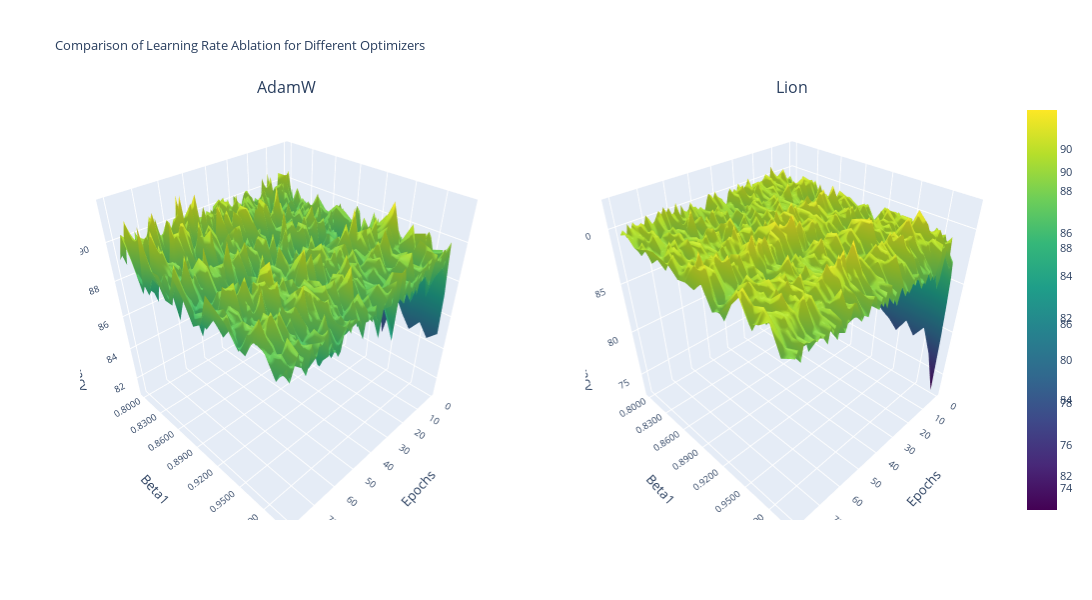
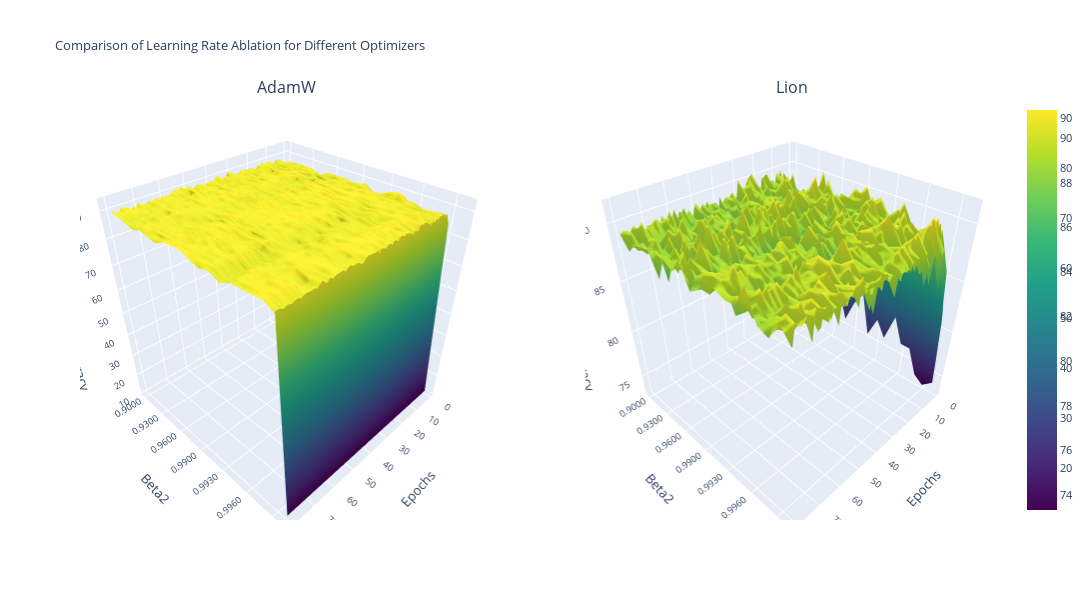

The notebook cell these images were saved under, in order:
### Code cell
import json
import numpy as np
import plotly.graph_objs as go
from plotly.subplots import make_subplots

file_names = [
    "adamWbeta1_momentum_ablation_valid_accuracy.json",
    "lionbeta1_momentum_ablation_valid_accuracy.json",
    "adamWbeta2_momentum_ablation_valid_accuracy.json",
    "lionbeta2_momentum_ablation_valid_accuracy.json",
]


# Create a subplot with 1 row and 2 columns
fig = make_subplots(rows=1, cols=2, subplot_titles=["AdamW", "Lion"], 
                    specs=[[{'type': 'surface'}, {'type': 'surface'}]])

for index, file_name in enumerate(file_names[:2]):  # Take the first two files for demonstration
    with open(file_name, 'r') as file:
        data = json.load(file)

    title_info = file_name.split("_")
    optimizer = title_info[0]
    metric = title_info[-2]

    accuracy_data = np.array([values for lr, values in data.items()])
    epochs = np.arange(1, len(accuracy_data[0]) + 1)
    learning_rates = np.array([f"{float(lr):.4f}" for lr in data.keys()])
    learning_rates = np.array([(str(lr)) for lr in learning_rates])

    trace = go.Surface(x=epochs, y=learning_rates, z=accuracy_data, colorscale='Viridis')

    # Add trace to subplot
    fig.add_trace(trace, row=1, col=index + 1)  # Add to the appropriate subplot

# Update layout for each subplot if needed
font_size = 10.5
fig.update_layout(
    title='Comparison of Learning Rate Ablation for Different Optimizers',
    titlefont=dict(size=font_size + 2),
    font=dict(size=font_size),
    height=600,  # You may need to adjust the height and width to fit all plots comfortably
    width=1300,
    scene=dict(
        xaxis_title='Epochs',
        yaxis_title='Beta1',
        zaxis_title='Validation Accuracy'
    ),
    scene2=dict(
        xaxis_title='Epochs',
        yaxis_title='Beta1',
        zaxis_title='Validation Accuracy'
    )
)

# Display the interactive plot
fig.show()


# Create a subplot with 1 row and 2 columns
fig = make_subplots(rows=1, cols=2, subplot_titles=["AdamW", "Lion"], 
                    specs=[[{'type': 'surface'}, {'type': 'surface'}]])

for index, file_name in enumerate(file_names[2:4]):  # Take the first two files for demonstration
    with open(file_name, 'r') as file:
        data = json.load(file)

    title_info = file_name.split("_")
    optimizer = title_info[0]
    metric = title_info[-2]

    accuracy_data = np.array([values for lr, values in data.items()])
    epochs = np.arange(1, len(accuracy_data[0]) + 1)
    learning_rates = np.array([f"{float(lr):.4f}" for lr in data.keys()])
    learning_rates = np.array([(str(lr)) for lr in learning_rates])

    trace = go.Surface(x=epochs, y=learning_rates, z=accuracy_data, colorscale='Viridis')

    # Add trace to subplot
    fig.add_trace(trace, row=1, col=index + 1)  # Add to the appropriate subplot

# Update layout for each subplot if needed
font_size = 10.5
fig.update_layout(
    title='Comparison of Learning Rate Ablation for Different Optimizers',
    titlefont=dict(size=font_size + 2),
    font=dict(size=font_size),
    height=600,  # You may need to adjust the height and width to fit all plots comfortably
    width=1300,
    scene=dict(
        xaxis_title='Epochs',
        yaxis_title='Beta2',
        zaxis_title='Validation Accuracy'
    ),
    scene2=dict(
        xaxis_title='Epochs',
        yaxis_title='Beta2',
        zaxis_title='Validation Accuracy'
    )
)

# Display the interactive plot
fig.show()

### Figure 1 — Plotly figure (JSON) as saved in the notebook; plotly's stock layout.template omitted (floating-point values rounded to 4 significant figures; data arrays with more than 128 entries replaced by an {"elided": "..."} marker saying what was removed)
{"data": [{"colorscale": [[0, "#440154"], [0.1111, "#482878"], [0.2222, "#3e4989"], [0.3333, "#31688e"], [0.4444, "#26828e"], [0.5556, "#1f9e89"], [0.6667, "#35b779"], [0.7778, "#6ece58"], [0.8889, "#b5de2b"], [1, "#fde725"]], "scene": "scene", "type": "surface", "x": [1, 2, 3, 4, 5, 6, 7, 8, 9, 10, 11, 12, 13, 14, 15, 16, 17, 18, 19, 20, 21, 22, 23, 24, 25, 26, 27, 28, 29, 30, 31, 32, 33, 34, 35, 36, 37, 38, 39, 40, 41, 42, 43, 44, 45, 46, 47, 48, 49, 50, 51, 52, 53, 54, 55, 56, 57, 58, 59, 60, 61, 62, 63, 64, 65, 66, 67, 68, 69, 70, 71, 72, 73, 74, 75, 76, 77, 78, 79, 80], "y": ["0.8000", "0.8100", "0.8200", "0.8300", "0.8400", "0.8500", "0.8600", "0.8700", "0.8800", "0.8900", "0.9000", "0.9100", "0.9200", "0.9300", "0.9400", "0.9500", "0.9600", "0.9700", "0.9800", "0.9900", "1.0000"], "z": {"elided": "21x80 float values"}}, {"colorscale": [[0, "#440154"], [0.1111, "#482878"], [0.2222, "#3e4989"], [0.3333, "#31688e"], [0.4444, "#26828e"], [0.5556, "#1f9e89"], [0.6667, "#35b779"], [0.7778, "#6ece58"], [0.8889, "#b5de2b"], [1, "#fde725"]], "scene": "scene2", "type": "surface", "x": [1, 2, 3, 4, 5, 6, 7, 8, 9, 10, 11, 12, 13, 14, 15, 16, 17, 18, 19, 20, 21, 22, 23, 24, 25, 26, 27, 28, 29, 30, 31, 32, 33, 34, 35, 36, 37, 38, 39, 40, 41, 42, 43, 44, 45, 46, 47, 48, 49, 50, 51, 52, 53, 54, 55, 56, 57, 58, 59, 60, 61, 62, 63, 64, 65, 66, 67, 68, 69, 70, 71, 72, 73, 74, 75, 76, 77, 78, 79, 80], "y": ["0.8000", "0.8100", "0.8200", "0.8300", "0.8400", "0.8500", "0.8600", "0.8700", "0.8800", "0.8900", "0.9000", "0.9100", "0.9200", "0.9300", "0.9400", "0.9500", "0.9600", "0.9700", "0.9800", "0.9900", "1.0000"], "z": {"elided": "21x80 float values"}}], "layout": {"annotations": [{"font": {"size": 16}, "showarrow": false, "text": "AdamW", "x": 0.225, "xanchor": "center", "xref": "paper", "y": 1, "yanchor": "bottom", "yref": "paper"}, {"font": {"size": 16}, "showarrow": false, "text": "Lion", "x": 0.775, "xanchor": "center", "xref": "paper", "y": 1, "yanchor": "bottom", "yref": "paper"}], "font": {"size": 10.5}, "height": 600, "scene": {"domain": {"x": [0, 0.45], "y": [0, 1]}, "xaxis": {"title": {"text": "Epochs"}}, "yaxis": {"title": {"text": "Beta1"}}, "zaxis": {"title": {"text": "Validation Accuracy"}}}, "scene2": {"domain": {"x": [0.55, 1], "y": [0, 1]}, "xaxis": {"title": {"text": "Epochs"}}, "yaxis": {"title": {"text": "Beta1"}}, "zaxis": {"title": {"text": "Validation Accuracy"}}}, "title": {"font": {"size": 12.5}, "text": "Comparison of Learning Rate Ablation for Different Optimizers"}, "width": 1300}}

### Figure 2 — Plotly figure (JSON) as saved in the notebook; plotly's stock layout.template omitted (floating-point values rounded to 4 significant figures; data arrays with more than 128 entries replaced by an {"elided": "..."} marker saying what was removed)
{"data": [{"colorscale": [[0, "#440154"], [0.1111, "#482878"], [0.2222, "#3e4989"], [0.3333, "#31688e"], [0.4444, "#26828e"], [0.5556, "#1f9e89"], [0.6667, "#35b779"], [0.7778, "#6ece58"], [0.8889, "#b5de2b"], [1, "#fde725"]], "scene": "scene", "type": "surface", "x": [1, 2, 3, 4, 5, 6, 7, 8, 9, 10, 11, 12, 13, 14, 15, 16, 17, 18, 19, 20, 21, 22, 23, 24, 25, 26, 27, 28, 29, 30, 31, 32, 33, 34, 35, 36, 37, 38, 39, 40, 41, 42, 43, 44, 45, 46, 47, 48, 49, 50, 51, 52, 53, 54, 55, 56, 57, 58, 59, 60, 61, 62, 63, 64, 65, 66, 67, 68, 69, 70, 71, 72, 73, 74, 75, 76, 77, 78, 79, 80], "y": ["0.9000", "0.9100", "0.9200", "0.9300", "0.9400", "0.9500", "0.9600", "0.9700", "0.9800", "0.9900", "0.9910", "0.9920", "0.9930", "0.9940", "0.9950", "0.9960", "0.9970", "0.9980", "0.9990", "1.0000"], "z": {"elided": "20x80 float values"}}, {"colorscale": [[0, "#440154"], [0.1111, "#482878"], [0.2222, "#3e4989"], [0.3333, "#31688e"], [0.4444, "#26828e"], [0.5556, "#1f9e89"], [0.6667, "#35b779"], [0.7778, "#6ece58"], [0.8889, "#b5de2b"], [1, "#fde725"]], "scene": "scene2", "type": "surface", "x": [1, 2, 3, 4, 5, 6, 7, 8, 9, 10, 11, 12, 13, 14, 15, 16, 17, 18, 19, 20, 21, 22, 23, 24, 25, 26, 27, 28, 29, 30, 31, 32, 33, 34, 35, 36, 37, 38, 39, 40, 41, 42, 43, 44, 45, 46, 47, 48, 49, 50, 51, 52, 53, 54, 55, 56, 57, 58, 59, 60, 61, 62, 63, 64, 65, 66, 67, 68, 69, 70, 71, 72, 73, 74, 75, 76, 77, 78, 79, 80], "y": ["0.9000", "0.9100", "0.9200", "0.9300", "0.9400", "0.9500", "0.9600", "0.9700", "0.9800", "0.9900", "0.9910", "0.9920", "0.9930", "0.9940", "0.9950", "0.9960", "0.9970", "0.9980", "0.9990", "1.0000"], "z": {"elided": "20x80 float values"}}], "layout": {"annotations": [{"font": {"size": 16}, "showarrow": false, "text": "AdamW", "x": 0.225, "xanchor": "center", "xref": "paper", "y": 1, "yanchor": "bottom", "yref": "paper"}, {"font": {"size": 16}, "showarrow": false, "text": "Lion", "x": 0.775, "xanchor": "center", "xref": "paper", "y": 1, "yanchor": "bottom", "yref": "paper"}], "font": {"size": 10.5}, "height": 600, "scene": {"domain": {"x": [0, 0.45], "y": [0, 1]}, "xaxis": {"title": {"text": "Epochs"}}, "yaxis": {"title": {"text": "Beta2"}}, "zaxis": {"title": {"text": "Validation Accuracy"}}}, "scene2": {"domain": {"x": [0.55, 1], "y": [0, 1]}, "xaxis": {"title": {"text": "Epochs"}}, "yaxis": {"title": {"text": "Beta2"}}, "zaxis": {"title": {"text": "Validation Accuracy"}}}, "title": {"font": {"size": 12.5}, "text": "Comparison of Learning Rate Ablation for Different Optimizers"}, "width": 1300}}
